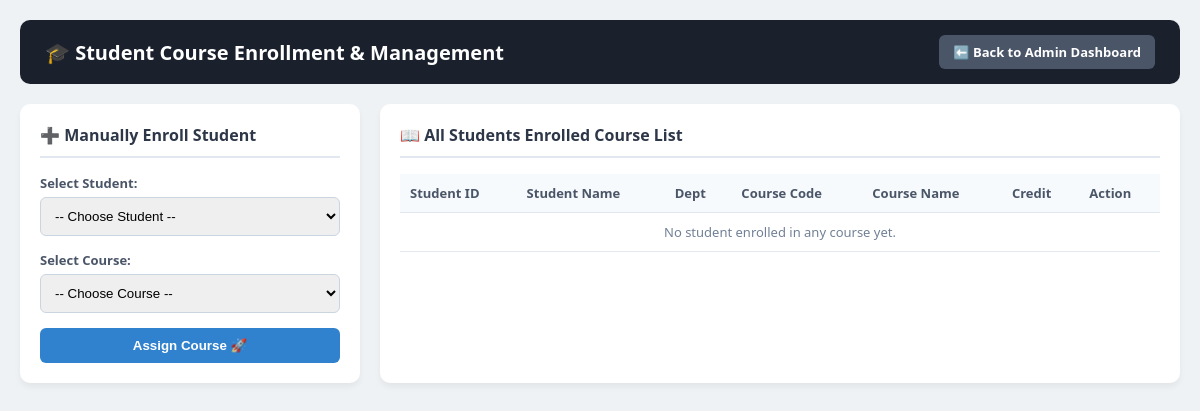
The app's page /enroll_student.php (signed in), older data.
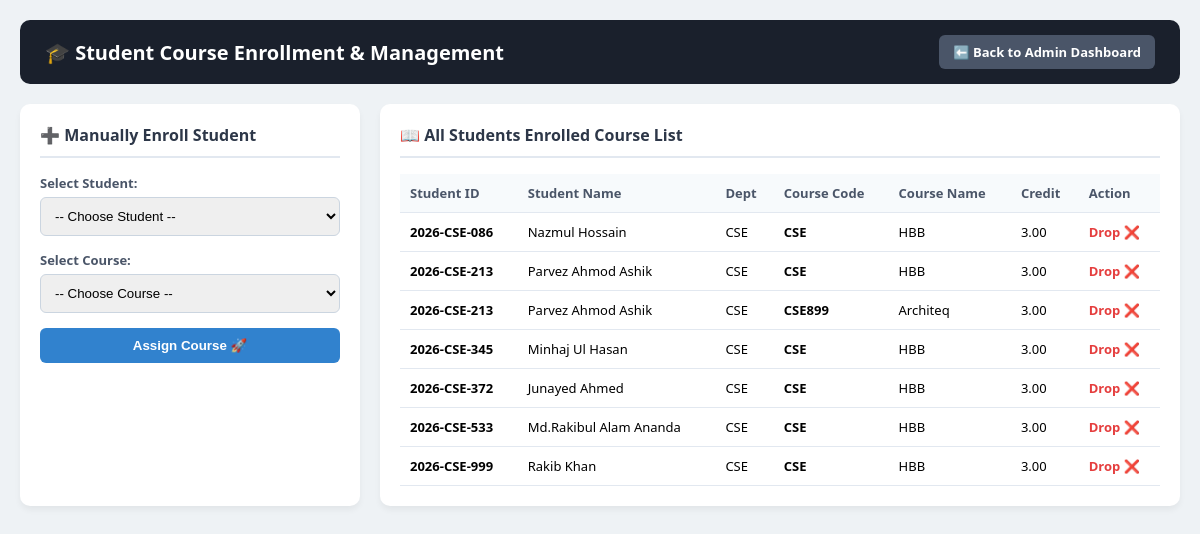
The same page, newer data.
### tables this page shows
CREATE TABLE `course_enrollments` (
  `id` int(11) NOT NULL,
  `student_id` varchar(50) NOT NULL,
  `course_id` int(11) NOT NULL,
  `enrolled_at` timestamp NOT NULL DEFAULT current_timestamp()
);

CREATE TABLE `students` (
  `id` int(11) NOT NULL,
  `student_id` varchar(50) NOT NULL,
  `name` varchar(100) NOT NULL,
  `email` varchar(100) DEFAULT NULL,
  `department` varchar(50) DEFAULT NULL,
  `created_at` timestamp NOT NULL DEFAULT current_timestamp(),
  `batch` varchar(20) DEFAULT '60'
);

CREATE TABLE `courses` (
  `id` int(11) NOT NULL,
  `course_code` varchar(20) NOT NULL,
  `course_name` varchar(100) NOT NULL,
  `credits` decimal(3,2) NOT NULL,
  `department_id` int(11) DEFAULT NULL,
  `assigned_teacher` varchar(100) DEFAULT NULL,
  `batch` varchar(20) DEFAULT NULL
);

### enroll_student.php (the view, shortened to what this page needs)
<?php
require_once 'config.php';
$enrollments_res = $conn->query("
    SELECT ce.id, s.student_id, s.name AS student_name, s.department, c.course_code, c.course_name, c.credits, ce.enrolled_at
    FROM course_enrollments ce
    JOIN students s ON ce.student_id = s.student_id
    JOIN courses c ON ce.course_id = c.id
    ORDER BY s.student_id ASC, c.course_code ASC
");
?>
<!DOCTYPE html>
<html lang="en">
<head>
</head>
<body>
<div class="container">
    <div class="header">
        <h2>🎓 Student Course Enrollment & Management</h2>
        <a href="admin_dashboard.php" class="btn-back">⬅️ Back to Admin Dashboard</a>
    </div>
    <div class="grid">
        <div class="card">
            <h3>➕ Manually Enroll Student</h3>
            <form action="" method="POST">
                <div class="form-group">
                    <label>Select Student:</label>
                    <select name="student_id" required>
                        <option value="">-- Choose Student --</option>
                    </select>
                </div>
                <div class="form-group">
                    <label>Select Course:</label>
                    <select name="course_id" required>
                        <option value="">-- Choose Course --</option>
                    </select>
                </div>
                <button type="submit" name="enroll_student" class="btn-submit">Assign Course 🚀</button>
            </form>
        </div>
        <div class="card">
            <h3>📖 All Students Enrolled Course List</h3>
            <table>
                <thead>
                    <tr>
                        <th>Student ID</th>
                        <th>Student Name</th>
                        <th>Dept</th>
                        <th>Course Code</th>
                        <th>Course Name</th>
                        <th>Credit</th>
                        <th>Action</th>
                    </tr>
                </thead>
                <tbody>
                    <?php if ($enrollments_res && $enrollments_res->num_rows > 0): ?>
                        <?php while ($row = $enrollments_res->fetch_assoc()): ?>
                            <tr>
                                <td><b><?php echo htmlspecialchars($row['student_id']); ?></b></td>
                                <td><?php echo htmlspecialchars($row['student_name'] ?? 'N/A'); ?></td>
                                <td><?php echo htmlspecialchars($row['department'] ?? 'N/A'); ?></td>
                                <td><b><?php echo htmlspecialchars($row['course_code']); ?></b></td>
                                <td><?php echo htmlspecialchars($row['course_name']); ?></td>
                                <td><?php echo number_format($row['credits'], 2); ?></td>
                                <td>
                                    <a href="enroll_student.php?delete_id=<?php echo $row['id']; ?>" class="btn-del" onclick="return confirm('Remove student from this course?');">Drop ❌</a>
                                </td>
                            </tr>
                        <?php endwhile; ?>
                    <?php else: ?>
                        <tr><td colspan="7" style="text-align:center; color:#718096;">No student enrolled in any course yet.</td></tr>
                    <?php endif; ?>
                </tbody>
            </table>
        </div>
    </div>
</div>
</body>
</html>

### enroll_student.php (style rules this page uses)
body { font-family: 'Segoe UI', Tahoma, Geneva, Verdana, sans-serif; background: #eef2f5; margin: 0; padding: 20px; }
.container { max-width: 1200px; margin: 0 auto; }
.header { display: flex; justify-content: space-between; align-items: center; background: #1a202c; color: white; padding: 15px 25px; border-radius: 10px; margin-bottom: 20px; }
.header h2 { margin: 0; font-size: 20px; }
.btn-back { background: #4a5568; color: white; padding: 8px 14px; text-decoration: none; border-radius: 6px; font-weight: bold; font-size: 13px; }
.grid { display: grid; grid-template-columns: 340px 1fr; gap: 20px; }
.card { background: white; padding: 20px; border-radius: 10px; box-shadow: 0 4px 6px rgba(0,0,0,0.05); }
.card h3 { margin-top: 0; color: #2d3748; border-bottom: 2px solid #e2e8f0; padding-bottom: 10px; font-size: 16px; }
.form-group { margin-bottom: 15px; }
label { display: block; font-size: 13px; font-weight: bold; color: #4a5568; margin-bottom: 5px; }
select { width: 100%; padding: 10px; border: 1px solid #cbd5e0; border-radius: 6px; box-sizing: border-box; }
.btn-submit { width: 100%; background: #3182ce; color: white; border: none; padding: 10px; border-radius: 6px; font-weight: bold; cursor: pointer; }
table { width: 100%; border-collapse: collapse; margin-top: 10px; }
th, td { padding: 10px; text-align: left; border-bottom: 1px solid #e2e8f0; font-size: 13px; }
th { background: #f7fafc; color: #4a5568; }
.btn-del { color: #e53e3e; text-decoration: none; font-weight: bold; }

Row changes from the older to the newer data that the page shows:
added course_enrollments: students.student_id "2026-CSE-086", students.name "Nazmul Hossain", students.department "CSE", course.course_code "CSE", course.course_name "HBB", course.credits "3.00"
added course_enrollments: students.student_id "2026-CSE-213", students.name "Parvez Ahmod Ashik", students.department "CSE", course.course_code "CSE", course.course_name "HBB", course.credits "3.00"
added course_enrollments: students.student_id "2026-CSE-213", students.name "Parvez Ahmod Ashik", students.department "CSE", course.course_code "CSE899", course.course_name "Architeq", course.credits "3.00"
added course_enrollments: students.student_id "2026-CSE-345", students.name "Minhaj Ul Hasan", students.department "CSE", course.course_code "CSE", course.course_name "HBB", course.credits "3.00"
added course_enrollments: students.student_id "2026-CSE-372", students.name "Junayed Ahmed", students.department "CSE", course.course_code "CSE", course.course_name "HBB", course.credits "3.00"
added course_enrollments: students.student_id "2026-CSE-533", students.name "Md.Rakibul Alam Ananda", students.department "CSE", course.course_code "CSE", course.course_name "HBB", course.credits "3.00"
added course_enrollments: students.student_id "2026-CSE-999", students.name "Rakib Khan", students.department "CSE", course.course_code "CSE", course.course_name "HBB", course.credits "3.00"
Text that changed along with them:
text no longer shown: "No student enrolled in any course yet."
